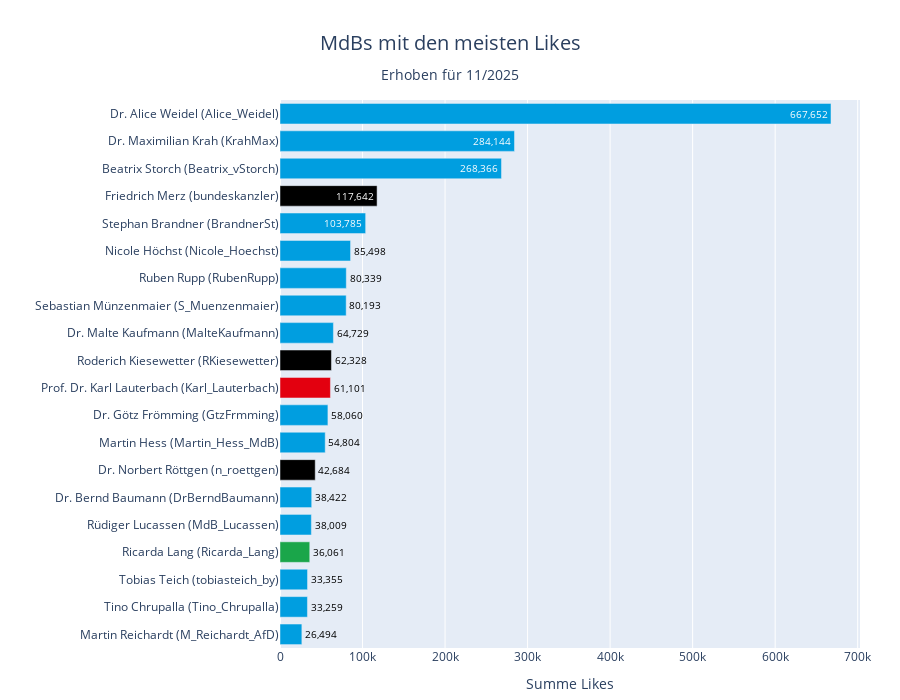

The notebook cell saved with this chart:
### Code cell
plot_party_hbar(
    df_tweets, 
    'username', 
    'likes_sum', 
    top_n=20, 
    title='MdBs mit den meisten Likes', 
    x_label='Summe Likes',
    save_name="top20_sum_likes",
)

### Figure 1 — Plotly figure (JSON) as saved in the notebook; plotly's stock layout.template omitted (floating-point values rounded to 4 significant figures)
{"data": [{"cliponaxis": false, "customdata": [["AFD", "Alice_Weidel", "Dr. Alice Weidel"], ["AFD", "KrahMax", "Dr. Maximilian Krah"], ["AFD", "Beatrix_vStorch", "Beatrix Storch"], ["CDU/CSU", "bundeskanzler", "Friedrich Merz"], ["AFD", "BrandnerSt", "Stephan Brandner"], ["AFD", "Nicole_Hoechst", "Nicole Höchst"], ["AFD", "RubenRupp", "Ruben Rupp"], ["AFD", "S_Muenzenmaier", "Sebastian Münzenmaier"], ["AFD", "MalteKaufmann", "Dr. Malte Kaufmann"], ["CDU/CSU", "RKiesewetter", "Roderich Kiesewetter"], ["SPD", "Karl_Lauterbach", "Prof. Dr. Karl Lauterbach"], ["AFD", "GtzFrmming", "Dr. Götz Frömming"], ["AFD", "Martin_Hess_MdB", "Martin Hess"], ["CDU/CSU", "n_roettgen", "Dr. Norbert Röttgen"], ["AFD", "DrBerndBaumann", "Dr. Bernd Baumann"], ["AFD", "MdB_Lucassen", "Rüdiger Lucassen"], ["BÜNDNIS 90/DIE GRÜNEN", "Ricarda_Lang", "Ricarda Lang"], ["AFD", "tobiasteich_by", "Tobias Teich"], ["AFD", "Tino_Chrupalla", "Tino Chrupalla"], ["AFD", "M_Reichardt_AfD", "Martin Reichardt"]], "hovertemplate": "Name: %{customdata[2]} (%{customdata[1]})<br>Summe Likes: %{x:,.0f}<br>partei_kurz: %{customdata[0]}<extra></extra>", "insidetextanchor": "end", "marker": {"color": ["#009EE0", "#009EE0", "#009EE0", "#000000", "#009EE0", "#009EE0", "#009EE0", "#009EE0", "#009EE0", "#000000", "#E3000F", "#009EE0", "#009EE0", "#000000", "#009EE0", "#009EE0", "#1AA64A", "#009EE0", "#009EE0", "#009EE0"]}, "orientation": "h", "text": ["667,652", "284,144", "268,366", "117,642", "103,785", "85,498", "80,339", "80,193", "64,729", "62,328", "61,101", "58,060", "54,804", "42,684", "38,422", "38,009", "36,061", "33,355", "33,259", "26,494"], "textfont": {"color": ["#FFFFFF", "#FFFFFF", "#FFFFFF", "#FFFFFF", "#FFFFFF", "#000000", "#000000", "#000000", "#000000", "#000000", "#000000", "#000000", "#000000", "#000000", "#000000", "#000000", "#000000", "#000000", "#000000", "#000000"]}, "textposition": ["inside", "inside", "inside", "inside", "inside", "outside", "outside", "outside", "outside", "outside", "outside", "outside", "outside", "outside", "outside", "outside", "outside", "outside", "outside", "outside"], "texttemplate": "%{text}", "type": "bar", "x": [667652, 284144, 268366, 117642, 103785, 85498, 80339, 80193, 64729, 62328, 61101, 58060, 54804, 42684, 38422, 38009, 36061, 33355, 33259, 26494], "y": ["Dr. Alice Weidel (Alice_Weidel)", "Dr. Maximilian Krah (KrahMax)", "Beatrix Storch (Beatrix_vStorch)", "Friedrich Merz (bundeskanzler)", "Stephan Brandner (BrandnerSt)", "Nicole Höchst (Nicole_Hoechst)", "Ruben Rupp (RubenRupp)", "Sebastian Münzenmaier (S_Muenzenmaier)", "Dr. Malte Kaufmann (MalteKaufmann)", "Roderich Kiesewetter (RKiesewetter)", "Prof. Dr. Karl Lauterbach (Karl_Lauterbach)", "Dr. Götz Frömming (GtzFrmming)", "Martin Hess (Martin_Hess_MdB)", "Dr. Norbert Röttgen (n_roettgen)", "Dr. Bernd Baumann (DrBerndBaumann)", "Rüdiger Lucassen (MdB_Lucassen)", "Ricarda Lang (Ricarda_Lang)", "Tobias Teich (tobiasteich_by)", "Tino Chrupalla (Tino_Chrupalla)", "Martin Reichardt (M_Reichardt_AfD)"]}], "layout": {"bargap": 0.25, "height": 700, "margin": {"b": 10, "l": 10, "r": 40, "t": 100}, "title": {"font": {"size": 20}, "text": "MdBs mit den meisten Likes<br><sub style='font-size:0.85em; line-height:0.5;'>Erhoben für 11/2025</sub>", "x": 0.5, "xanchor": "center", "yanchor": "top", "yref": "container"}, "uniformtext": {"minsize": 8, "mode": "show"}, "xaxis": {"title": {"text": "Summe Likes"}}, "yaxis": {"categoryarray": ["Martin Reichardt (M_Reichardt_AfD)", "Tino Chrupalla (Tino_Chrupalla)", "Tobias Teich (tobiasteich_by)", "Ricarda Lang (Ricarda_Lang)", "Rüdiger Lucassen (MdB_Lucassen)", "Dr. Bernd Baumann (DrBerndBaumann)", "Dr. Norbert Röttgen (n_roettgen)", "Martin Hess (Martin_Hess_MdB)", "Dr. Götz Frömming (GtzFrmming)", "Prof. Dr. Karl Lauterbach (Karl_Lauterbach)", "Roderich Kiesewetter (RKiesewetter)", "Dr. Malte Kaufmann (MalteKaufmann)", "Sebastian Münzenmaier (S_Muenzenmaier)", "Ruben Rupp (RubenRupp)", "Nicole Höchst (Nicole_Hoechst)", "Stephan Brandner (BrandnerSt)", "Friedrich Merz (bundeskanzler)", "Beatrix Storch (Beatrix_vStorch)", "Dr. Maximilian Krah (KrahMax)", "Dr. Alice Weidel (Alice_Weidel)"], "categoryorder": "array", "title": {"text": ""}}}}
